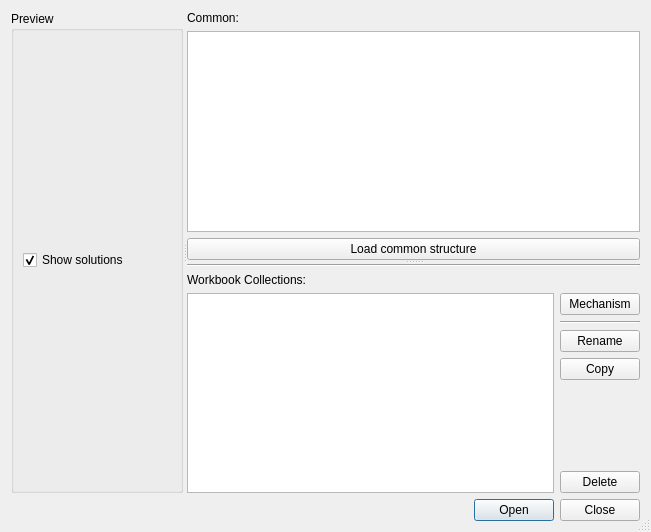
<?xml version="1.0" encoding="UTF-8"?>
<ui version="4.0">
 <class>Dialog</class>
 <widget class="QDialog" name="Dialog">
  <property name="geometry">
   <rect>
    <x>0</x>
    <y>0</y>
    <width>651</width>
    <height>532</height>
   </rect>
  </property>
  <property name="windowTitle">
   <string>Profile collections</string>
  </property>
  <property name="windowIcon">
   <iconset resource="../../../../icons.qrc">
    <normaloff>:/icons/collections.png</normaloff>:/icons/collections.png</iconset>
  </property>
  <property name="sizeGripEnabled">
   <bool>true</bool>
  </property>
  <property name="modal">
   <bool>true</bool>
  </property>
  <layout class="QVBoxLayout" name="verticalLayout_4">
   <item>
    <widget class="QSplitter" name="main_splitter">
     <property name="orientation">
      <enum>Qt::Horizontal</enum>
     </property>
     <widget class="QGroupBox" name="preview_box">
      <property name="title">
       <string>Preview</string>
      </property>
      <layout class="QVBoxLayout" name="preview_layout">
       <item>
        <widget class="QCheckBox" name="show_solutions">
         <property name="text">
          <string>Show solutions</string>
         </property>
         <property name="checked">
          <bool>true</bool>
         </property>
        </widget>
       </item>
      </layout>
     </widget>
     <widget class="QSplitter" name="sub_splitter">
      <property name="orientation">
       <enum>Qt::Vertical</enum>
      </property>
      <widget class="QWidget" name="layoutWidget">
       <layout class="QVBoxLayout" name="verticalLayout_2">
        <item>
         <widget class="QLabel" name="common_label">
          <property name="text">
           <string>Common:</string>
          </property>
         </widget>
        </item>
        <item>
         <widget class="QListWidget" name="common_list"/>
        </item>
        <item>
         <widget class="QPushButton" name="common_load">
          <property name="text">
           <string>Load common structure</string>
          </property>
          <property name="icon">
           <iconset resource="../../../../icons.qrc">
            <normaloff>:/icons/data.png</normaloff>:/icons/data.png</iconset>
          </property>
         </widget>
        </item>
       </layout>
      </widget>
      <widget class="QWidget" name="verticalLayoutWidget">
       <layout class="QVBoxLayout" name="verticalLayout_3">
        <item>
         <widget class="Line" name="line">
          <property name="orientation">
           <enum>Qt::Horizontal</enum>
          </property>
         </widget>
        </item>
        <item>
         <widget class="QLabel" name="Collections_label">
          <property name="text">
           <string>Workbook Collections:</string>
          </property>
         </widget>
        </item>
        <item>
         <layout class="QHBoxLayout" name="horizontalLayout_2">
          <item>
           <widget class="QListWidget" name="collections_list"/>
          </item>
          <item>
           <layout class="QVBoxLayout" name="verticalLayout">
            <item>
             <widget class="QPushButton" name="workbook_button">
              <property name="text">
               <string>Mechanism</string>
              </property>
              <property name="icon">
               <iconset resource="../../../../icons.qrc">
                <normaloff>:/icons/mechanism.png</normaloff>:/icons/mechanism.png</iconset>
              </property>
             </widget>
            </item>
            <item>
             <widget class="Line" name="line_2">
              <property name="orientation">
               <enum>Qt::Horizontal</enum>
              </property>
             </widget>
            </item>
            <item>
             <widget class="QPushButton" name="rename_button">
              <property name="text">
               <string>Rename</string>
              </property>
              <property name="icon">
               <iconset resource="../../../../icons.qrc">
                <normaloff>:/icons/rename.png</normaloff>:/icons/rename.png</iconset>
              </property>
              <property name="autoDefault">
               <bool>false</bool>
              </property>
             </widget>
            </item>
            <item>
             <widget class="QPushButton" name="copy_button">
              <property name="text">
               <string>Copy</string>
              </property>
              <property name="icon">
               <iconset resource="../../../../icons.qrc">
                <normaloff>:/icons/copy.png</normaloff>:/icons/copy.png</iconset>
              </property>
             </widget>
            </item>
            <item>
             <spacer name="verticalSpacer">
              <property name="orientation">
               <enum>Qt::Vertical</enum>
              </property>
              <property name="sizeHint" stdset="0">
               <size>
                <width>20</width>
                <height>40</height>
               </size>
              </property>
             </spacer>
            </item>
            <item>
             <widget class="QPushButton" name="delete_button">
              <property name="text">
               <string>Delete</string>
              </property>
              <property name="icon">
               <iconset resource="../../../../icons.qrc">
                <normaloff>:/icons/delete.png</normaloff>:/icons/delete.png</iconset>
              </property>
              <property name="autoDefault">
               <bool>false</bool>
              </property>
             </widget>
            </item>
           </layout>
          </item>
         </layout>
        </item>
       </layout>
      </widget>
     </widget>
    </widget>
   </item>
   <item>
    <layout class="QHBoxLayout" name="horizontalLayout_3">
     <item>
      <spacer name="horizontalSpacer">
       <property name="orientation">
        <enum>Qt::Horizontal</enum>
       </property>
       <property name="sizeHint" stdset="0">
        <size>
         <width>40</width>
         <height>20</height>
        </size>
       </property>
      </spacer>
     </item>
     <item>
      <widget class="QDialogButtonBox" name="button_box">
       <property name="standardButtons">
        <set>QDialogButtonBox::Close|QDialogButtonBox::Open</set>
       </property>
      </widget>
     </item>
    </layout>
   </item>
  </layout>
 </widget>
 <resources>
  <include location="../../../../icons.qrc"/>
  <include location="../../../../preview.qrc"/>
 </resources>
 <connections>
  <connection>
   <sender>button_box</sender>
   <signal>rejected()</signal>
   <receiver>Dialog</receiver>
   <slot>reject()</slot>
   <hints>
    <hint type="sourcelabel">
     <x>237</x>
     <y>395</y>
    </hint>
    <hint type="destinationlabel">
     <x>165</x>
     <y>209</y>
    </hint>
   </hints>
  </connection>
  <connection>
   <sender>button_box</sender>
   <signal>accepted()</signal>
   <receiver>Dialog</receiver>
   <slot>accept()</slot>
   <hints>
    <hint type="sourcelabel">
     <x>186</x>
     <y>374</y>
    </hint>
    <hint type="destinationlabel">
     <x>139</x>
     <y>199</y>
    </hint>
   </hints>
  </connection>
  <connection>
   <sender>common_load</sender>
   <signal>clicked()</signal>
   <receiver>Dialog</receiver>
   <slot>accept()</slot>
   <hints>
    <hint type="sourcelabel">
     <x>139</x>
     <y>175</y>
    </hint>
    <hint type="destinationlabel">
     <x>139</x>
     <y>199</y>
    </hint>
   </hints>
  </connection>
 </connections>
</ui>
